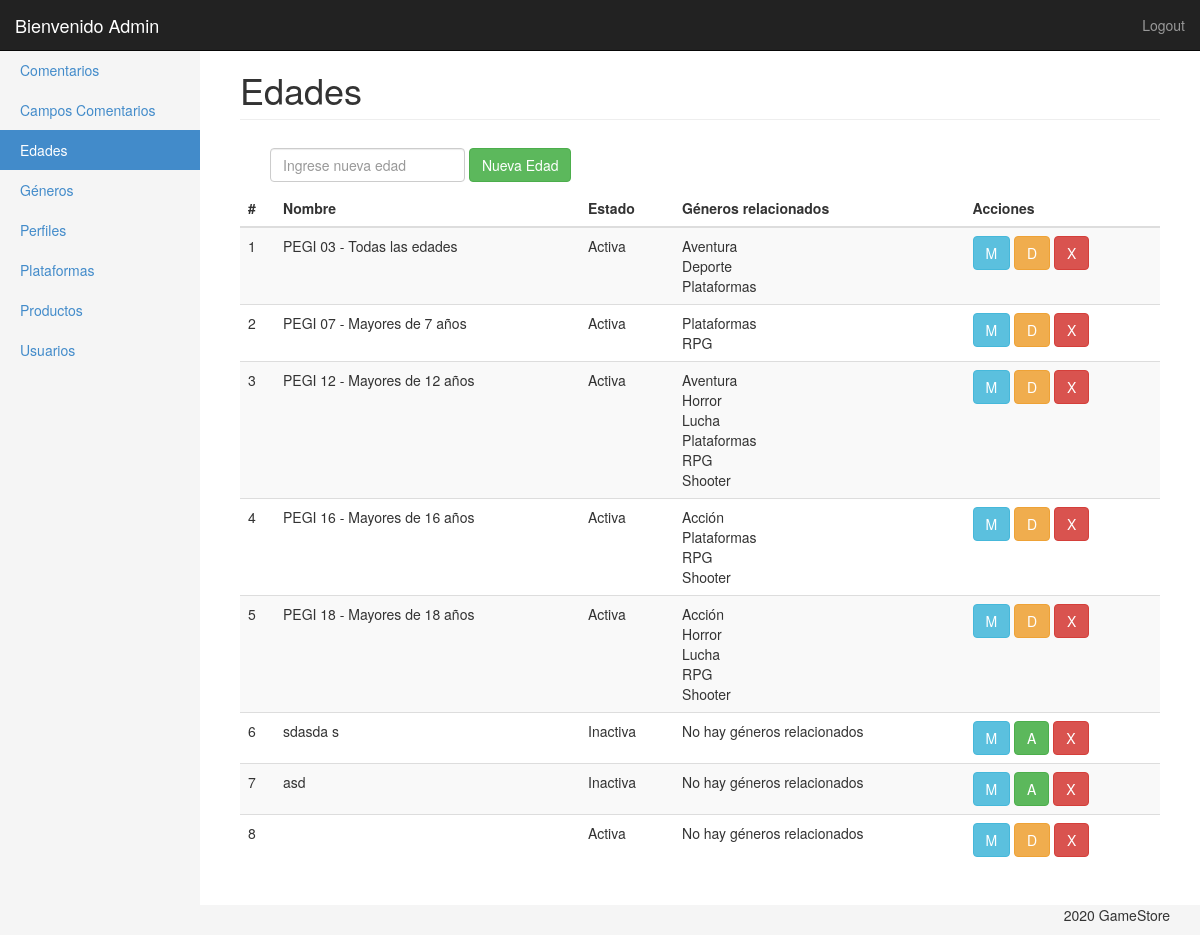
The page /ProduccionWeb_TP1/panel/edades.php (signed in) on the database its author committed.
### tables this page shows
CREATE TABLE `edades` (
  `id` int(11) NOT NULL,
  `nombre` varchar(50) NOT NULL,
  `estado` tinyint(1) NOT NULL DEFAULT 1,
  `enabled` tinyint(1) NOT NULL DEFAULT 1
);

CREATE TABLE `generos` (
  `id` int(11) NOT NULL,
  `nombre` varchar(50) NOT NULL,
  `estado` tinyint(1) NOT NULL DEFAULT 1,
  `enabled` tinyint(1) NOT NULL DEFAULT 1
);

### ProduccionWeb_TP1/panel/clases/edad.php (called while the page is built, shortened)
<?php
Class Edad{
	private $con;
	public function __construct($con){
		$this->con = $con;
	}
	public function getList(){
		$query = "SELECT *
					FROM edades
					WHERE enabled = '1' ";
        return $this->con->query($query);
	}
	public function getCategoria($id){
		$query = "	SELECT generos.nombre
					FROM generos INNER JOIN genero_edades
					ON generos.id = genero_edades.idgen
					INNER JOIN edades
					ON edades.id = genero_edades.idedad
					WHERE edades.id=".$id." AND generos.enabled = 1 AND generos.estado = 1 ";
		return $this->con->query($query);
	}
}

### ProduccionWeb_TP1/panel/edades.php (the view, shortened to what this page needs)
<?php
require('inc/header.php');
?>
<div class="container-fluid">
	<?php $edadMenu = 'Edades';
	$edad = new Edad($con);
	include('inc/side_bar.php');
	?>
	<div class="col-sm-9 col-md-10 main">
		<h1 class="page-header">
			<?php echo $edadMenu ?>
		</h1>
		<div class="container-fluid">
			<?php if (in_array('edad.add', $_SESSION['usuario']['permisos']['cod'])) { ?>
				<form action="edades.php" method="post" class="navbar-form navbar-left">
					<input type="text" class="form-control" id="nombre" name="nombre" placeholder="Ingrese nueva edad" required>
					<button type="submit" class="btn btn-success" name="alta_edades" title="Agregar">Nueva Edad</button></a>
				</form>
			<?php } ?>
		</div>
		<div class="table-responsive">
			<table class="table table-striped">
				<thead>
					<tr>
						<th>#</th>
						<th>Nombre</th>
						<th>Estado</th>
						<th>Géneros relacionados</th>
						<th>Acciones</th>
					</tr>
				</thead>
				<tbody>
					<?php
					foreach ($edad->getList() as $edades) { ?>
						<tr>
						<td><?php echo $edades['id'];?></td>
						<td><?php echo $edades['nombre'];?></td>
						<td><?php if($edades['estado'] == 1){
							echo 'Activa';
						} else {
							echo 'Inactiva';
						} 	?></td>
						<td> <?php
						$haycat = false;
						foreach ($edad->getCategoria($edades['id']) as $cate) {
									$haycat = true;
									echo $cate['nombre'];
									?> <br> <?php
								}
								if(!$haycat){
									echo "No hay géneros relacionados";
								} ?></td>
						<td>
							<?php if (in_array('edad.edit', $_SESSION['usuario']['permisos']['cod'])) { ?>
								<a href="edades_ae.php?edit=<?php echo $edades['id']?>"><button type="button" class="btn btn-info" title="Modificar nombre">M</button></a>
							<?php } ?>
							<?php if (in_array('edad.act', $_SESSION['usuario']['permisos']['cod'])) { ?>
								<?php if($edades['estado'] == 0){ ?>
									<a href="edades.php?modif=<?php echo $edades['estado'] ?>&id=<?php echo $edades['id']?>"><button type="button" class="btn btn-success" title="Activar">A</button></a>
								<?php } else { ?>
									<a href="edades.php?modif=<?php echo $edades['estado'] ?>&id=<?php echo $edades['id']?>"><button type="button" class="btn btn-warning" title="Desactivar">D</button></a>
								<?php } ?>
							<?php } ?>
							<?php if (in_array('edad.del', $_SESSION['usuario']['permisos']['cod'])) { ?>
								<a href="edades.php?del=<?php echo $edades['id'] ?>"><button type="button" class="btn btn-danger" title="Borrar">X</button></a>
							<?php } ?>
						</td>
						</tr>
					<?php } ?>
				</tbody>
			</table>
		</div>
	</div>
</div>
<?php include('inc/footer.php'); ?>

### ProduccionWeb_TP1/panel/css/styles.css (style rules this page uses)
body { padding-top: 50px; background-color: #f5f5f5; }
.main { padding: 20px; background-color: #fff; }
@media (min-width: 768px) { .main { padding-right: 40px; padding-left: 40px; } }
.main .page-header { margin-top: 0; }

### rows shown on the page
edades: id "1", nombre "PEGI 03 - Todas las edades", estado "Activa"
generos: nombre "Aventura"
generos: nombre "Deporte"
generos: nombre "Plataformas"
edades: id "2", nombre "PEGI 07 - Mayores de 7 años", estado "Activa"
generos: nombre "RPG"
edades: id "3", nombre "PEGI 12 - Mayores de 12 años", estado "Activa"
generos: nombre "Horror"
generos: nombre "Lucha"
generos: nombre "Shooter"
edades: id "4", nombre "PEGI 16 - Mayores de 16 años", estado "Activa"
generos: nombre "Acción"
edades: id "5", nombre "PEGI 18 - Mayores de 18 años", estado "Activa"
edades: id "6", nombre "sdasda s", estado "Inactiva", shows "No hay géneros relacionados"
edades: id "7", nombre "asd", estado "Inactiva", shows "No hay géneros relacionados"
edades: id "8", estado "Activa", shows "No hay géneros relacionados"

### other values the page prints
$_SESSION['usuario']['nombre'] "Admin"
$edadMenu "Edades"
